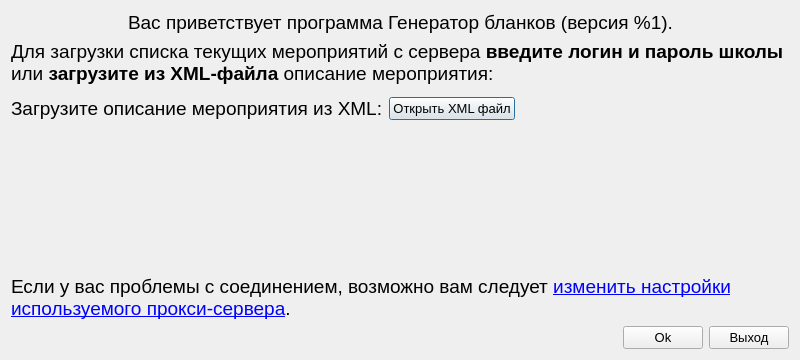
<?xml version="1.0" encoding="UTF-8"?>
<ui version="4.0">
 <class>StartDialog</class>
 <widget class="QDialog" name="StartDialog">
  <property name="geometry">
   <rect>
    <x>0</x>
    <y>0</y>
    <width>800</width>
    <height>360</height>
   </rect>
  </property>
  <property name="font">
   <font>
    <pointsize>14</pointsize>
   </font>
  </property>
  <property name="windowTitle">
   <string>Генератор бланков</string>
  </property>
  <layout class="QVBoxLayout" name="verticalLayout">
   <item>
    <layout class="QHBoxLayout" name="horizontalLayout_3">
     <item>
      <spacer name="horizontalSpacer_3">
       <property name="orientation">
        <enum>Qt::Horizontal</enum>
       </property>
       <property name="sizeHint" stdset="0">
        <size>
         <width>40</width>
         <height>20</height>
        </size>
       </property>
      </spacer>
     </item>
     <item>
      <widget class="QLabel" name="versionLabel">
       <property name="text">
        <string>Вас приветствует программа Генератор бланков (версия %1).</string>
       </property>
      </widget>
     </item>
     <item>
      <spacer name="horizontalSpacer_4">
       <property name="orientation">
        <enum>Qt::Horizontal</enum>
       </property>
       <property name="sizeHint" stdset="0">
        <size>
         <width>40</width>
         <height>20</height>
        </size>
       </property>
      </spacer>
     </item>
    </layout>
   </item>
   <item>
    <widget class="QLabel" name="label_2">
     <property name="text">
      <string>&lt;!DOCTYPE HTML PUBLIC &quot;-//W3C//DTD HTML 4.0//EN&quot; &quot;http://www.w3.org/TR/REC-html40/strict.dtd&quot;&gt;
&lt;html&gt;&lt;head&gt;&lt;meta name=&quot;qrichtext&quot; content=&quot;1&quot; /&gt;&lt;style type=&quot;text/css&quot;&gt;
p, li { white-space: pre-wrap; }
&lt;/style&gt;&lt;/head&gt;&lt;body style=&quot; font-family:'MS Shell Dlg 2'; font-size:14pt; font-weight:400; font-style:normal;&quot;&gt;
&lt;p style=&quot; margin-top:0px; margin-bottom:0px; margin-left:0px; margin-right:0px; -qt-block-indent:0; text-indent:0px;&quot;&gt;Для загрузки списка текущих мероприятий с сервера &lt;span style=&quot; font-weight:600;&quot;&gt;введите логин и пароль школы&lt;/span&gt; или &lt;span style=&quot; font-weight:600;&quot;&gt;загрузите&lt;/span&gt; &lt;span style=&quot; font-weight:600;&quot;&gt;из XML-файла &lt;/span&gt;описание мероприятия:&lt;/p&gt;&lt;/body&gt;&lt;/html&gt;</string>
     </property>
     <property name="textFormat">
      <enum>Qt::RichText</enum>
     </property>
     <property name="wordWrap">
      <bool>true</bool>
     </property>
    </widget>
   </item>
   <item>
    <widget class="shiken::LoginWidget" name="loginWidget" native="true"/>
   </item>
   <item>
    <layout class="QHBoxLayout" name="horizontalLayout">
     <item>
      <widget class="QLabel" name="label_3">
       <property name="text">
        <string>Загрузите описание мероприятия из XML:</string>
       </property>
      </widget>
     </item>
     <item>
      <widget class="QPushButton" name="openXmlButton">
       <property name="font">
        <font>
         <pointsize>10</pointsize>
        </font>
       </property>
       <property name="text">
        <string>Открыть XML файл</string>
       </property>
      </widget>
     </item>
     <item>
      <spacer name="horizontalSpacer">
       <property name="orientation">
        <enum>Qt::Horizontal</enum>
       </property>
       <property name="sizeHint" stdset="0">
        <size>
         <width>40</width>
         <height>20</height>
        </size>
       </property>
      </spacer>
     </item>
    </layout>
   </item>
   <item>
    <spacer name="verticalSpacer">
     <property name="orientation">
      <enum>Qt::Vertical</enum>
     </property>
     <property name="sizeHint" stdset="0">
      <size>
       <width>20</width>
       <height>40</height>
      </size>
     </property>
    </spacer>
   </item>
   <item>
    <widget class="QLabel" name="proxySettingsLabel">
     <property name="text">
      <string>Если у вас проблемы с соединением, возможно вам следует &lt;a href=&quot;changeProxySettings&quot;&gt;изменить настройки используемого прокси-сервера&lt;/a&gt;.</string>
     </property>
     <property name="wordWrap">
      <bool>true</bool>
     </property>
    </widget>
   </item>
   <item>
    <layout class="QHBoxLayout" name="horizontalLayout_2">
     <item>
      <spacer name="horizontalSpacer_2">
       <property name="orientation">
        <enum>Qt::Horizontal</enum>
       </property>
       <property name="sizeHint" stdset="0">
        <size>
         <width>40</width>
         <height>20</height>
        </size>
       </property>
      </spacer>
     </item>
     <item>
      <widget class="QPushButton" name="okButton">
       <property name="enabled">
        <bool>true</bool>
       </property>
       <property name="font">
        <font>
         <pointsize>10</pointsize>
        </font>
       </property>
       <property name="text">
        <string>Ok</string>
       </property>
      </widget>
     </item>
     <item>
      <widget class="QPushButton" name="exitButton">
       <property name="font">
        <font>
         <pointsize>10</pointsize>
        </font>
       </property>
       <property name="text">
        <string>Выход</string>
       </property>
      </widget>
     </item>
    </layout>
   </item>
  </layout>
 </widget>
 <customwidgets>
  <customwidget>
   <class>shiken::LoginWidget</class>
   <extends>QWidget</extends>
   <header location="global">shiken/ui/LoginWidget.h</header>
   <container>1</container>
   <slots>
    <signal>filled(bool)</signal>
    <signal>returnPressed()</signal>
   </slots>
  </customwidget>
 </customwidgets>
 <tabstops>
  <tabstop>okButton</tabstop>
  <tabstop>openXmlButton</tabstop>
  <tabstop>exitButton</tabstop>
 </tabstops>
 <resources/>
 <connections>
  <connection>
   <sender>exitButton</sender>
   <signal>clicked()</signal>
   <receiver>StartDialog</receiver>
   <slot>reject()</slot>
   <hints>
    <hint type="sourcelabel">
     <x>424</x>
     <y>366</y>
    </hint>
    <hint type="destinationlabel">
     <x>235</x>
     <y>193</y>
    </hint>
   </hints>
  </connection>
  <connection>
   <sender>loginWidget</sender>
   <signal>returnPressed()</signal>
   <receiver>okButton</receiver>
   <slot>click()</slot>
   <hints>
    <hint type="sourcelabel">
     <x>235</x>
     <y>51</y>
    </hint>
    <hint type="destinationlabel">
     <x>343</x>
     <y>366</y>
    </hint>
   </hints>
  </connection>
  <connection>
   <sender>loginWidget</sender>
   <signal>filled(bool)</signal>
   <receiver>okButton</receiver>
   <slot>setEnabled(bool)</slot>
   <hints>
    <hint type="sourcelabel">
     <x>399</x>
     <y>96</y>
    </hint>
    <hint type="destinationlabel">
     <x>671</x>
     <y>337</y>
    </hint>
   </hints>
  </connection>
 </connections>
</ui>
